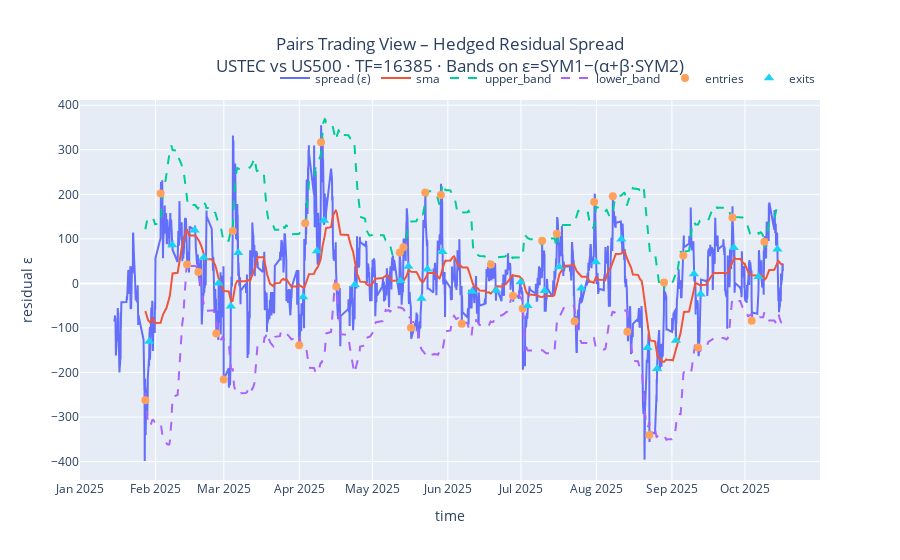

Notebook code cell kept with this figure:
### Markdown cell above
## Spread + SMA + Bands + Markers (single plot)

### Code cell
# %%
import plotly.graph_objects as go

title_text = (
    f"Pairs Trading View – Hedged Residual Spread<br>"
    f"{SYM1} vs {SYM2} · TF={TF} · Bands on ε=SYM1−(α+β·SYM2)"
)

fig = go.Figure()

# spread & bands
fig.add_trace(go.Scatter(x=df["time"], y=df["spread"], name="spread (ε)", mode="lines"))
fig.add_trace(go.Scatter(x=df["time"], y=df["sma"], name="sma", mode="lines"))
fig.add_trace(go.Scatter(x=df["time"], y=df["upper_band"], name="upper_band", mode="lines", line=dict(dash="dash")))
fig.add_trace(go.Scatter(x=df["time"], y=df["lower_band"], name="lower_band", mode="lines", line=dict(dash="dash")))

# entry / exit markers (if any)
if entries_time:
    fig.add_trace(go.Scatter(x=entries_time, y=entries_y, mode="markers", name="entries",
                             marker=dict(symbol="circle", size=8), text=entries_text, hoverinfo="text+x+y"))
if exits_time:
    fig.add_trace(go.Scatter(x=exits_time, y=exits_y, mode="markers", name="exits",
                             marker=dict(symbol="triangle-up", size=9), text=exits_text, hoverinfo="text+x+y"))

fig.update_layout(
    title=dict(text=title_text, x=0.5),
    xaxis_title="time",
    yaxis_title="residual ε",
    legend=dict(orientation="h", yanchor="bottom", y=1.02, xanchor="right", x=1)
)
fig.show()

### Figure 1 — Plotly figure (JSON) as saved in the notebook; plotly's stock layout.template omitted (floating-point values rounded to 4 significant figures; data arrays with more than 128 entries replaced by an {"elided": "..."} marker saying what was removed)
{"data": [{"mode": "lines", "name": "spread (ε)", "type": "scatter", "x": {"elided": "4672 str values"}, "y": {"elided": "4672 float values"}}, {"mode": "lines", "name": "sma", "type": "scatter", "x": {"elided": "4672 str values"}, "y": {"elided": "4672 float values"}}, {"line": {"dash": "dash"}, "mode": "lines", "name": "upper_band", "type": "scatter", "x": {"elided": "4672 str values"}, "y": {"elided": "4672 float values"}}, {"line": {"dash": "dash"}, "mode": "lines", "name": "lower_band", "type": "scatter", "x": {"elided": "4672 str values"}, "y": {"elided": "4672 float values"}}, {"hoverinfo": "text+x+y", "marker": {"size": 8, "symbol": "circle"}, "mode": "markers", "name": "entries", "text": ["Enter LONG z=-2.18", "Enter SHORT z=2.55", "Enter LONG z=-2.23", "Enter LONG z=-2.09", "Enter LONG z=-2.40", "Enter LONG z=-3.56", "Enter SHORT z=2.02", "Enter LONG z=-2.32", "Enter SHORT z=2.06", "Enter SHORT z=2.18", "Enter LONG z=-2.09", "Enter SHORT z=2.09", "Enter SHORT z=2.36", "Enter LONG z=-2.35", "Enter SHORT z=2.22", "Enter SHORT z=2.06", "Enter LONG z=-2.11", "Enter SHORT z=2.05", "Enter LONG z=-2.43", "Enter LONG z=-2.69", "Enter SHORT z=2.15", "Enter SHORT z=2.66", "Enter LONG z=-2.55", "Enter SHORT z=2.85", "Enter SHORT z=2.63", "Enter LONG z=-2.59", "Enter LONG z=-2.27", "Enter SHORT z=2.18", "Enter SHORT z=2.10", "Enter LONG z=-2.15", "Enter SHORT z=2.15", "Enter LONG z=-2.30", "Enter SHORT z=2.33"], "type": "scatter", "x": ["2025-01-27T19:00:00", "2025-02-03T02:00:00", "2025-02-13T22:00:00", "2025-02-18T13:00:00", "2025-02-25T22:00:00", "2025-02-28T23:00:00", "2025-03-04T16:00:00", "2025-03-31T23:00:00", "2025-04-03T10:00:00", "2025-04-09T22:00:00", "2025-04-16T04:00:00", "2025-05-12T06:00:00", "2025-05-13T18:00:00", "2025-05-16T20:00:00", "2025-05-22T17:00:00", "2025-05-29T03:00:00", "2025-06-06T17:00:00", "2025-06-18T16:00:00", "2025-06-27T18:00:00", "2025-07-01T17:00:00", "2025-07-09T17:00:00", "2025-07-15T18:00:00", "2025-07-23T01:00:00", "2025-07-31T01:00:00", "2025-08-07T18:00:00", "2025-08-13T17:00:00", "2025-08-22T18:00:00", "2025-08-28T18:00:00", "2025-09-05T16:00:00", "2025-09-11T18:00:00", "2025-09-25T20:00:00", "2025-10-03T18:00:00", "2025-10-08T23:00:00"], "y": [-262.3, 201.6, 42.19, 25.87, -112.2, -215.9, 117.8, -138.9, 135.0, 317.1, -7.074, 69.16, 81.13, -99.64, 204.3, 198.4, -90.62, 42.46, -27.75, -56.19, 95.7, 111.5, -84.94, 182.7, 195.6, -108.3, -340.5, 1.928, 62.66, -144.1, 147.8, -83.8, 93.35]}, {"hoverinfo": "text+x+y", "marker": {"size": 9, "symbol": "triangle-up"}, "mode": "markers", "name": "exits", "text": ["Exit z=-0.38", "Exit z=0.49", "Exit z=0.33", "Exit z=-0.13", "Exit z=-0.17", "Exit z=-0.15", "Exit z=0.50", "Exit z=-0.33", "Exit z=0.33", "Exit z=0.31", "Exit z=-0.42", "Exit z=-0.06", "Exit z=0.17", "Exit z=-0.50", "Exit z=0.11", "Exit z=0.37", "Exit z=-0.41", "Exit z=-0.27", "Exit z=-0.47", "Exit z=-0.41", "Exit z=0.15", "Exit z=0.37", "Exit z=-0.36", "Exit z=0.43", "Exit z=0.49", "Exit z=-0.43", "Exit z=-0.34", "Exit z=0.25", "Exit z=0.39", "Exit z=-0.27", "Exit z=0.49", "Exit z=-0.06", "Exit z=0.46"], "type": "scatter", "x": ["2025-01-29T10:00:00", "2025-02-07T20:00:00", "2025-02-17T01:00:00", "2025-02-20T19:00:00", "2025-02-26T21:00:00", "2025-03-03T21:00:00", "2025-03-06T22:00:00", "2025-04-02T14:00:00", "2025-04-08T06:00:00", "2025-04-11T03:00:00", "2025-04-23T19:00:00", "2025-05-12T14:00:00", "2025-05-15T19:00:00", "2025-05-21T04:00:00", "2025-05-23T15:00:00", "2025-05-29T19:00:00", "2025-06-10T22:00:00", "2025-06-20T20:00:00", "2025-06-30T21:00:00", "2025-07-03T18:00:00", "2025-07-10T17:00:00", "2025-07-16T17:00:00", "2025-07-25T19:00:00", "2025-07-31T18:00:00", "2025-08-11T05:00:00", "2025-08-21T23:00:00", "2025-08-25T22:00:00", "2025-09-02T16:00:00", "2025-09-10T01:00:00", "2025-09-12T19:00:00", "2025-09-26T10:00:00", "2025-10-06T14:00:00", "2025-10-14T07:00:00"], "y": [-130.4, 86.24, 119.1, 57.91, 0.4436, -51.04, 68.72, -30.74, 72.83, 141.2, -2.758, 5.69, 38.24, -33.8, 31.99, 71.3, -17.94, -15.73, 3.138, -50.25, -16.72, 37.04, -10.59, 47.93, 99.01, -144.6, -191.7, -128.0, 21.12, -24.4, 80.15, 14.91, 76.57]}], "layout": {"legend": {"orientation": "h", "x": 1, "xanchor": "right", "y": 1.02, "yanchor": "bottom"}, "title": {"text": "Pairs Trading View – Hedged Residual Spread<br>USTEC vs US500 · TF=16385 · Bands on ε=SYM1−(α+β·SYM2)", "x": 0.5}, "xaxis": {"title": {"text": "time"}}, "yaxis": {"title": {"text": "residual ε"}}}}
